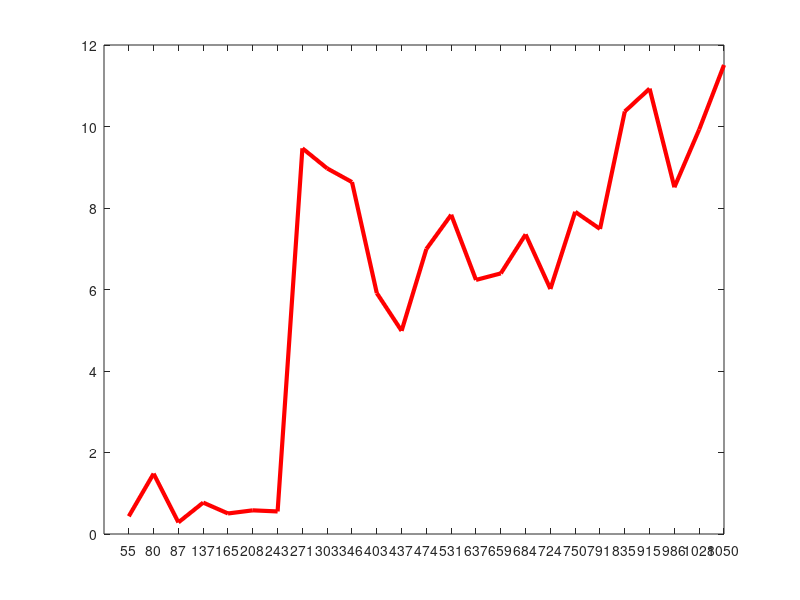

Write MATLAB code to recreate this figure. (Note: this script raises an error after producing the figure.)
%%T1D-E003989
x_labels = [55 
80 
87 
137 
165 
208 
243 
271 
303 
346 
403 
437 
474 
531 
637 
659 
684 
724 
750 
791 
835 
915 
986 
1028 
1050 
];
y_values = [0.434684168	1.481325749	0.284695137	0.770624166	0.50386235	0.58066294	0.553443481	9.46495638	8.971050634	8.635742922	5.911533076	4.985494092	6.994349123	7.834099197	6.235134481	6.39513575	7.352069068	6.012955346	7.906405181	7.485935454	10.36895965	10.9291534	8.509214685	9.926861384	11.5088811
];
x_values = 1:length(y_values);

plot(x_values, y_values, 'r-', 'LineWidth', 3);

xticks(1:length(x_labels))
xticklabels(x_labels)
ylabel('MFDN score',FontSize = 15)
title('The score of E003989 ',FontSize = 15)

index_to_mark1 = find(y_values == 9.46495638);
index_to_mark2 = find(y_values == 5.911533076);

hold on; 
plot(index_to_mark1, y_values(index_to_mark1), ...
     'LineStyle', '--', 'LineWidth', 6, 'Marker', 'p', 'Color', '#fb9c4a');
plot(index_to_mark2, y_values(index_to_mark2), ...
     'LineStyle', '--', 'LineWidth', 8, 'Marker', 'o', 'Color', '#599CB4');
y_max = max(y_values) * 1.1;  

ylim([0 y_max])
xlim([1 length(x_labels)])
ax = gca; 
ax.XAxis.TickLabelFormat = '%d'; 
ax.XAxis.FontName = 'FixedWidth'; 
ax.XAxis.FontSize = 10; 
xlabel('Time (days)',FontSize = 15)
